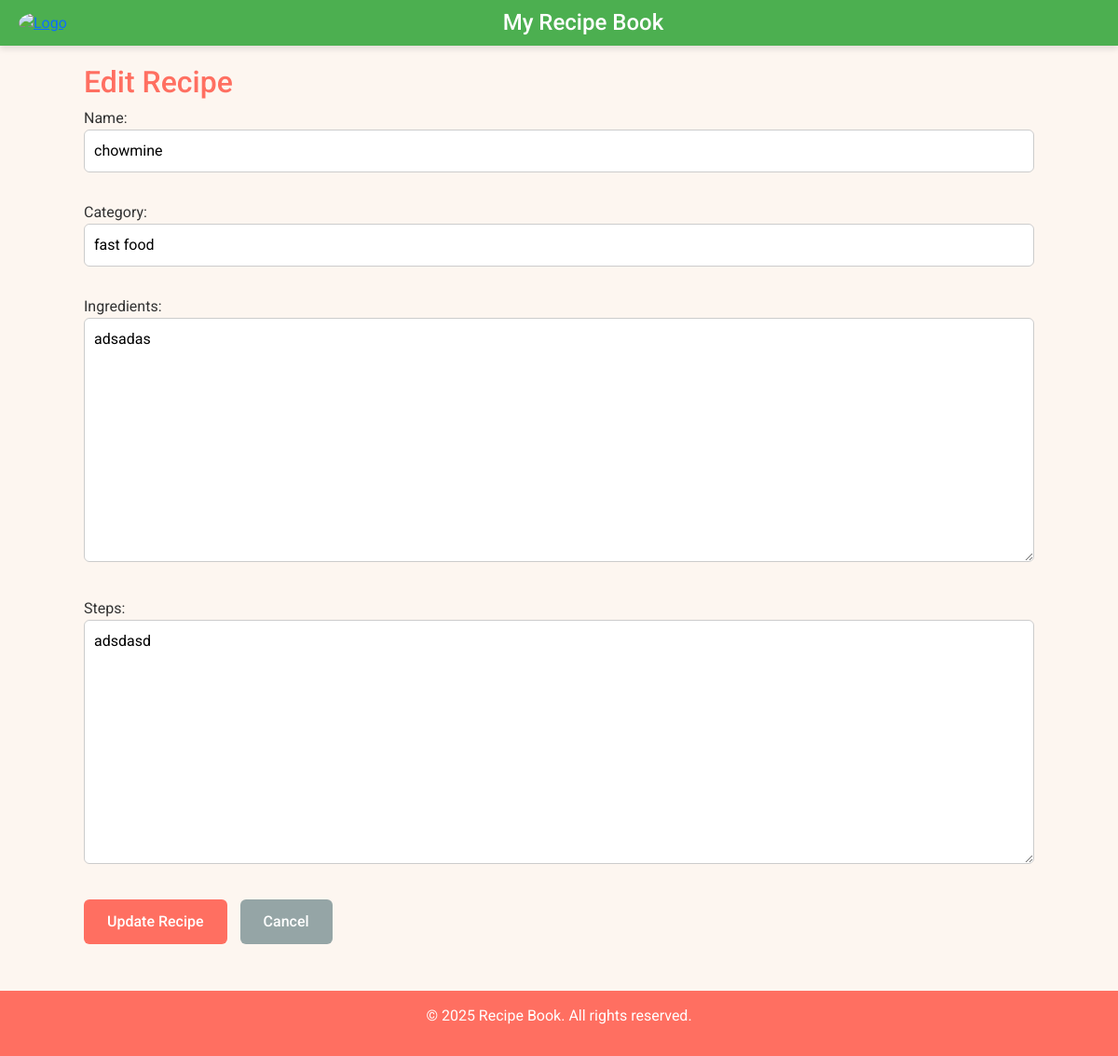
Page /edit/4/ on the committed database.
### recipes/models.py (models this page shows, shortened)
class Recipe(models.Model):
    name = models.CharField(max_length=100)
    category = models.CharField(max_length=50)
    ingredients = models.TextField()
    steps = models.TextField()
    created_at = models.DateTimeField(auto_now_add=True)

### recipes/views.py (the view)
# urls.py: path('edit/<int:recipe_id>/', views.edit_recipe, name='edit_recipe'),
def edit_recipe(request, recipe_id):
    recipe = get_object_or_404(Recipe, id=recipe_id)
    if request.method == 'POST':
        form = RecipeForm(request.POST, instance=recipe)
        if form.is_valid():
            form.save()
            return redirect('recipe_list')
    else:
        form = RecipeForm(instance=recipe)
    return render(request, 'recipes/edit_recipe.html', {'form': form})

### recipes/forms.py
class RecipeForm(forms.ModelForm):
    class Meta:
        model = Recipe
        fields = ['name', 'category', 'ingredients', 'steps']

### recipes/templates/recipes/edit_recipe.html (shortened to what this page needs)
{% extends 'recipes/base.html' %}
{% block content %}
<div class="container">
    <h2 style="color:#ff6f61; margin-top:20px;">Edit Recipe</h2>
    <form method="POST" enctype="multipart/form-data" class="recipe-form">
        {{ form.as_p }}
        <button type="submit">Update Recipe</button>
        <a href="{% url 'recipe_list' %}" class="cancel-btn"
           style="padding: 12px 25px; border-radius: 6px; text-decoration:none; font-weight:500; margin-left:10px; display:inline-block;">
           Cancel
        </a>
    </form>
</div>
{% endblock %}

### recipes/static/recipes/style.css (style rules this page uses)
body, html { margin: 0; padding: 0; font-family: 'Roboto', sans-serif; background: #fdf6f0; color: #333; }
.container { max-width: 1100px; margin: 0 auto; padding: 0 20px; }
.recipe-form input, .recipe-form textarea, .recipe-form select { width: 100%; padding: 10px; margin-bottom: 15px; border-radius: 6px; border: 1px solid #ccc; }
.recipe-form button { background: #ff6f61; color: #fff; border: none; padding: 12px 25px; border-radius: 6px; cursor: pointer; font-weight: 500; transition: 0.3s; }
.cancel-btn { background: #95a5a6; color: #fff; }

### rows in the picture
Recipe: name "chowmine", category "fast food", ingredients "adsadas", steps "adsdasd"
